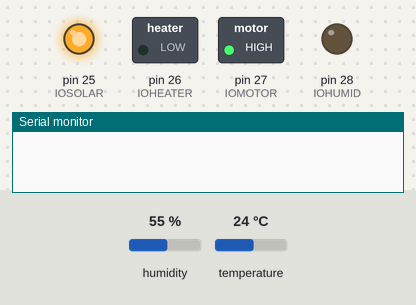
Recording of a sketch running on a simulated Arduino Mega 2560, built with avr-gcc and run on an emulated ATmega2560. Shown: switched loads named in the sketch (green lamp = pin HIGH), output pins drawn as LEDs (lit = HIGH), the last lines printed to the serial monitor. The inputs (shaded band) are chosen by the test bench; at power-on: humidity 55 %, temperature 24 °C. The local clock reads 2024-03-15 10:24:30 at power-on unless the sketch sets it.

Above: at 0.1 s.
At 3.35 s:
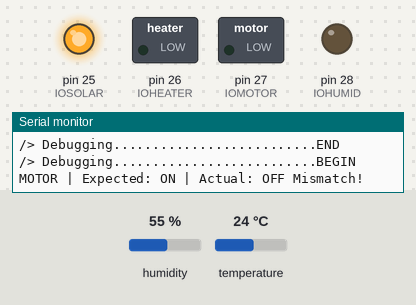
At 125.1 s:
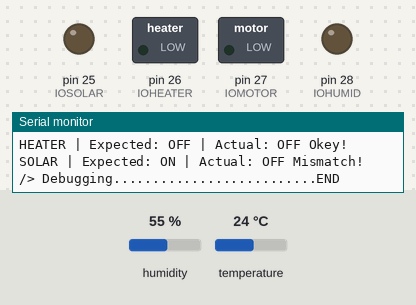
Timing chart, 0 to 126.6 s (numbered marks = the images above):
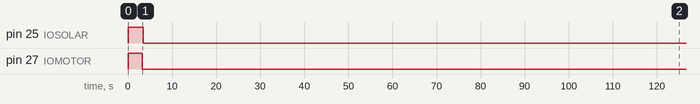

The sketch:

egv3_bev3.ino
```cpp
#include <DHT.h>
#include <virtuabotixRTC.h>


#define CLK 22
#define DAT 23
#define RST 24

#define IOSOLAR 25
#define IOHEATER 26
#define IOMOTOR 27
#define IOHUMID 28

#define IODHT 29
#define DHTTYPE DHT22

enum DeviceState {
  MOTOR,
  HUMID,
  HEATER,
  SOLAR,
  DEVICE_COUNT
};

enum Debug {
  DEVICES,
  DEVICES_COUNT
};

bool deviceState[DEVICE_COUNT] = { false };
bool devices[DEVICE_COUNT] = { false };

unsigned long timeExecutionDelay[DEVICE_COUNT] = {0};
unsigned long functionDelayTracker[DEVICE_COUNT] = {0};

uint8_t solarOnHour, solarOnMinute, solarOffHour, solarOffMinute;
uint8_t temp, humid, maxtemp, mintemp, maxhumid, minhumid;
uint8_t currHour, currMinute, currDay, currMonth, currYear;
uint8_t lastHour, lastMinute, lastDay, lastMonth, lastYear;
uint8_t beginHour, beginMinute, beginDay, beginMonth, beginYear;
uint8_t toThisHour, toThisMinute, toThisDay, toThisMonth, toThisYear;

auto ctof = [] (float Value) -> float {
  return (Value * 9.0/5.0) + 32.0;
};


const uint8_t Candling[2] = {7, 14};
const uint8_t UpdateHumid = 19;
const uint16_t TotalOperatingDay = 21;

String DATE, LASTDATE, CLOCK, LASTCLOCK;


virtuabotixRTC timertc(CLK, DAT, RST);//CLock, IO, CeR_ST
DHT dht(IODHT, DHTTYPE);


void setup() {
  Serial.begin(9600);
  dht.begin();
  SetupDeviceIO();
}

void loop() {
  SystemTimeUpdate();
  UpdateDeviceState();
  SensorDevice();
}

void SystemTimeUpdate(){
  timertc.updateTime();
  currHour = timertc.hours;
  currMinute = timertc.minutes;
  if(currHour != lastHour || currMinute != lastMinute){
    ConvertTimeToUI();
    lastHour = currHour; lastMinute = currMinute;
  }
  if(DelayFunction(DEVICES, 3000)){
    DebugDeviceStates();
  }
}

void ConvertTimeToUI(){
  int DisplayHour = currHour;
  String suffix =" AM";
  if(currHour == 0){
    DisplayHour = 12;
  }else if(currHour == 12){
    suffix = " PM";
  }else if(currHour > 12){
    DisplayHour = currHour - 12;
    suffix = "PM";
  }
  String MinuteStr = currMinute < 10 ? "0" + String(currMinute): String(currMinute);
  CLOCK = String(DisplayHour) + ":" + MinuteStr + suffix;
}

void SetupStartData(){
  beginHour = timertc.hours;
  beginMinute = timertc.minutes;
  beginDay = timertc.dayofmonth;
  beginMonth = timertc.month;
  beginYear = timertc.year;

  PredictedEndDay(beginHour, beginMinute, beginMonth, beginDay, beginYear, TotalOperatingDay);
}

void SetupDeviceIO(){
  pinMode(IOHEATER, OUTPUT);
  pinMode(IOHUMID, OUTPUT);
  pinMode(IOSOLAR, OUTPUT);
  pinMode(IOMOTOR, OUTPUT);
}

void DebugDeviceStates() {
  Serial.println("/> Debugging..........................BEGIN");
  const char* deviceNames[DEVICE_COUNT] = {"MOTOR", "HUMID", "HEATER", "SOLAR"};
  const uint8_t ioPins[DEVICE_COUNT] = {IOMOTOR, IOHUMID, IOHEATER, IOSOLAR};

  for (int i = 0; i < DEVICE_COUNT; i++) {
    bool currentIOState = digitalRead(ioPins[i]);
    bool internalState = deviceState[i];

    Serial.print(deviceNames[i]);
    Serial.print(" | Expected: ");
    Serial.print(internalState ? "ON" : "OFF");
    Serial.print(" | Actual: ");
    Serial.print(currentIOState ? "ON" : "OFF");

    if (currentIOState != internalState) {
      Serial.println(" Mismatch!");
    } else {
      Serial.println(" Okey!");
    }
  }
  Serial.println("/> Debugging..........................END");
}

void UpdateDeviceState(){
  digitalWrite(IOHEATER, deviceState[HEATER] ? HIGH : LOW);
  digitalWrite(IOHUMID, deviceState[HUMID] ? HIGH : LOW);
  digitalWrite(IOMOTOR, deviceState[MOTOR] ? HIGH : LOW);
  digitalWrite(IOSOLAR, deviceState[SOLAR] ? HIGH : LOW);
}

void SensorDevice(){
  temp = dht.readTemperature();
  humid = dht.readHumidity();
  if(!isnan(temp) && !isnan(humid) ){
    if(ctof(temp) > ctof(maxtemp)){
      deviceState[HEATER] = false;
    }else if(ctof(temp) < ctof(mintemp)){
      deviceState[HEATER] = true;
    }
    if(humid > maxhumid){
      deviceState[HUMID] = false;
    }else if(humid < minhumid){
      deviceState[HUMID] = true;
    }
  }else{
    temp = 3; humid = 3;//3 = for Lost Connection on DHT22
  }
  if(isTimeInRange(currHour, currMinute, solarOnHour, solarOnMinute, solarOffHour, solarOffMinute)){
    deviceState[SOLAR] = true;
  } else {
    deviceState[SOLAR] = false;
  }
  if(pulseRelayEvery(IOMOTOR, 5000, 3000)){
    deviceState[MOTOR] = true;
  } else{
    deviceState[MOTOR] = false;
  }
}

bool TimeDelayExecution(uint8_t deviceIndex, uint8_t IO, unsigned long interval, unsigned long duration){
  bool currentIOState = digitalRead(IO);
  unsigned long now = millis();
  if (!currentIOState && (now - timeExecutionDelay[deviceIndex]) >= interval){
    timeExecutionDelay[deviceIndex] = now;
    return false;
  } else if (currentIOState && (now - timeExecutionDelay[deviceIndex]) >= duration){
    return true;
  }
  return currentIOState;
}

bool DelayFunction(uint8_t deviceIndex, unsigned long delayInterval) {
  unsigned long now = millis();
  if ((now - functionDelayTracker[deviceIndex]) >= delayInterval) {
    functionDelayTracker[deviceIndex] = now;
    return true;
  }
  return false;
}

bool pulseRelayEvery(uint8_t deviceIndex, unsigned long interval, unsigned long duration) {
  static unsigned long lastPulseTime[DEVICE_COUNT] = {0};
  static bool isPulsing[DEVICE_COUNT] = {false};
  static unsigned long pulseStartTime[DEVICE_COUNT] = {0};

  unsigned long now = millis();

  if (!isPulsing[deviceIndex] && now - lastPulseTime[deviceIndex] >= interval) {
    isPulsing[deviceIndex] = true;
    pulseStartTime[deviceIndex] = now;
    lastPulseTime[deviceIndex] = now;
    return true; // Turn ON
  }

  if (isPulsing[deviceIndex] && now - pulseStartTime[deviceIndex] >= duration) {
    isPulsing[deviceIndex] = false;
    return false; // Turn OFF
  }

  return isPulsing[deviceIndex]; // Maintain state
}
void PredictedEndDay(uint8_t hour, uint8_t minute, uint16_t month, uint8_t day, uint16_t year, uint8_t addDays){
  while(addDays > 0) {
    int endOfMonth = dayInMonth(month, year);
    if((day + addDays) > endOfMonth) {
      addDays -= (endOfMonth - day + 1);//1 is for adding day if begin is now not tommorrow
      day = 1;
      month++;
      if(month > 12) {
        month = 1;
        year++;
      }
    }else{
      day += addDays;
      addDays = 0;
    }
  }
  toThisHour = hour;
  toThisMinute = minute;
  toThisDay = day;
  toThisMonth = month;
  toThisYear = year;
}

bool isTimeInRange(uint8_t hour, uint8_t minute, uint8_t onHour, uint8_t onMinute, uint8_t offHour, uint8_t offMinute) {
  int now = hour * 60 + minute;
  int on = onHour * 60 + onMinute;
  int off = offHour * 60 + offMinute;

  if(on < off){
    return now >= on && now < off; //same day range
  }else {
    return now >= on || now < off; // overnigh range
  }
}
bool isLeafYear(uint16_t year){
  return ((year % 4 == 0 && year % 100 != 0) || year % 400 == 0);
}

int dayInMonth(uint8_t month, uint16_t year) {
  if(month == 2){
    return isLeafYear(year)? 29: 28;
  }else if(month == 4 || month == 6 || month == 9 || month == 11) {
    return 30;
  }else{
    return 31;
  }
}
```

Measured:
- by itself, pin 25 (IOSOLAR): LOW → HIGH at 0.01 s, → LOW 3.5 s later
- by itself, pin 27 (IOMOTOR): LOW → HIGH at 0.01 s, → LOW 3.2 s later
